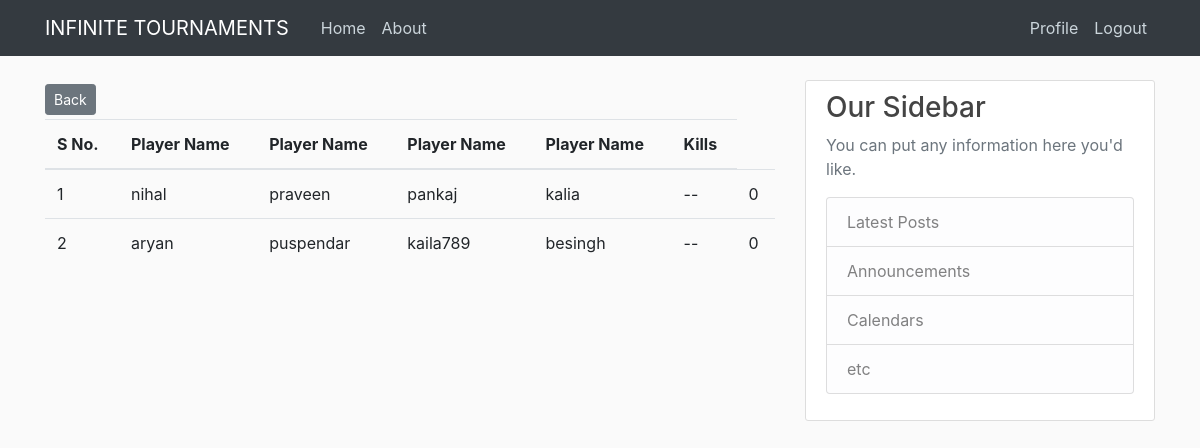
Page /post/1/registerations (signed in) on the committed database.
### blog/models.py (models this page shows, shortened)
class Slot(models.Model):
    post_id = models.ForeignKey(Post,on_delete=models.CASCADE)
    player_id = models.ForeignKey(User,on_delete=models.CASCADE)
    players = models.ForeignKey(Participants,on_delete=models.CASCADE)
    match = models.CharField(max_length=10,default= 'SOLO')
    slot_num = models.IntegerField(blank=True,default=1)
    booktime = models.DateTimeField(auto_now_add=True)
    order_id = models.CharField(max_length=20,default= '',blank=False)

class Participants(models.Model):
    post_id = models.ForeignKey(Post,on_delete=models.CASCADE)
    player_id = models.ForeignKey(User,on_delete=models.CASCADE)
    order_id = models.CharField(max_length=20,default= '',blank=False)
    mobilenumber = models.IntegerField(null=False,blank=True,default=8519002741)
    player1=models.CharField(max_length=10,default= '',blank=False)
    player2=models.CharField(max_length=10,default= '',blank=True)
    player3=models.CharField(max_length=10,default= '',blank=True)
    player4=models.CharField(max_length=10,default= '',blank=True)
    kills=models.IntegerField(blank=False,default=0)
    attendance=models.BooleanField(default=True)

### blog/views.py (the view)
# urls.py: path('post/<int:pk>/registerations',views.view_regeistered, name='post-registerations'),
def view_regeistered(request,pk):
    if request.user.is_authenticated:
        if selfsecurity(request,pk):
            results=Slot.objects.filter(post_id=pk)
            context={
                'results':results
            }
            context['page']=pk
            return render(request,'blog/view_registerations.html',context)
        else:
            raise Http404
    else:
        raise Http404

### blog/views.py (called while the page is built)
def selfsecurity(request,post_id):
    post = Post.objects.get(pk=post_id)
    if request.user.is_staff == True:
        return True
    elif request.user == post.author and request.user.is_organizer == True:
        return True
    else:
        return False

### blog/templates/blog/view_registerations.html (shortened to what this page needs)
{%extends "blog/base.html"%}
{%load crispy_forms_tags%}
{%block content%}
        <a class = "btn btn-secondary btn-sm mr-2 mt-1 mb-1" href="{% url 'post-detail' page%}">Back</a>
              	<table class="table">
                  		<thead>
                      			<tr>
                            		<th>S No.</th>
                            			<th>Player Name</th>
                                	<th>Player Name</th>
                                	<th>Player Name</th>
                                	<th>Player Name</th>
                                      <th >Kills</th>
                      			</tr>
                  		</thead>
                  		<tbody>
                            {%for result in results%}
                              <tr >
                                <td>{{forloop.counter}}</td>
                                <td>{{ result.players.player1 }}</td>
                                <td>{{ result.players.player2 }}</td>
                                <td>{{ result.players.player3 }}</td>
                                <td>{{ result.players.player4 }}</td>
                                {%if request.user.is_organizer == True and result.post_id.author == request.user%}
                                    <td >{{result.players.mobilenumber}}</td>
                                {%else%}
                                    <td>-- </td>
                                {%endif%}
                                  <td>{{ result.players.kills }}</td>
                            {%endfor%}
                  		</tbody>
              	</table>
{%endblock%}

### blog/static/blog/main.css (style rules this page uses)
body { background: #fafafa; color: #333333; margin-top: 5rem; }

### rows in the picture
Slot: players.player1 "nihal", players.player2 "praveen", players.player3 "pankaj", players.player4 "kalia", players.kills "0"
Slot: players.player1 "aryan", players.player2 "puspendar", players.player3 "kaila789", players.player4 "besingh", players.kills "0"
